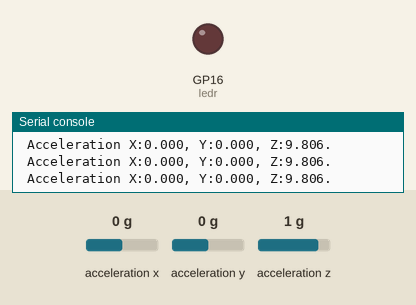
Simulated run of this program. Board: Raspberry Pi Pico running CircuitPython. On the bench: output pins drawn as LEDs (lit = HIGH), the last lines printed to the serial console. The inputs (shaded band) are chosen by the test bench; at power-on: acceleration z 1 g, acceleration x 0 g, acceleration y 0 g.

Above: at 1.2 s.
1.3 s: acceleration z set to 0.2 g
2.8 s: acceleration z set to -0.1 g
At 3.5 s:
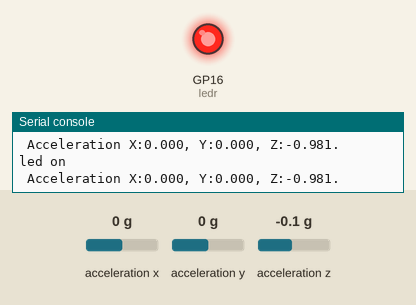
4.4 s: acceleration z set to 0.8 g
At 5.0 s:
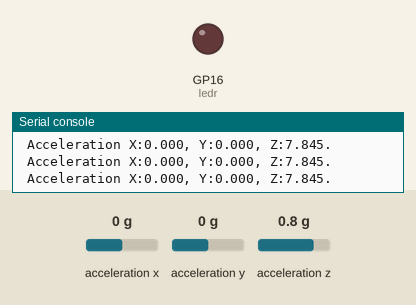
6.0 s: acceleration z set to -1.4 g
At 6.7 s:
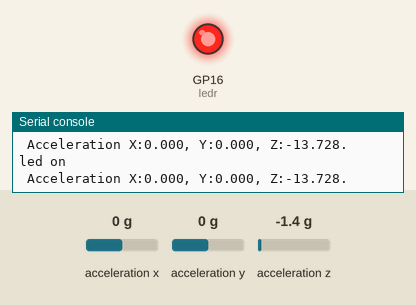
Timing chart, 0 to 8.6 s (numbered marks = the images above; inputs shaded):
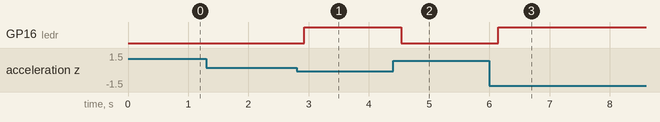

The program:

gyroled.py
```python
#type: ignore
#Zachary Siller E4 9/22/2023
#Record and print acceleration from mpu6050. Blink a light whenever the board is rotated more than 90 degrees.
import time
import board
import digitalio
import adafruit_mpu6050
import busio

ledr=digitalio.DigitalInOut(board.GP16) #Lines 10-16 led set up
ledr.direction=digitalio.Direction.OUTPUT

sda_pin = board.GP14
scl_pin = board.GP15
i2c = busio.I2C(scl_pin, sda_pin)
mpu = adafruit_mpu6050.MPU6050(i2c)
tiltT = .5 #tilt variable
ledr.value=False

while True:
    Acceleration = mpu.acceleration
    Xa,Ya,Za=Acceleration
    print(f" Acceleration X:{Xa:.3f}, Y:{Ya:.3f}, Z:{Za:.3f}.")
    time.sleep(.1)
    if (tiltT) > (Za): #checks if the angular acceleration around the z axis is less than the tilt variable.
        ledr.value=True #this works because when the board is turned more than 90 degrees the z acceleration is less than the tilt var.
        print("led on")
        time.sleep(.1)
    else:
        ledr.value=False
```

Measured:
- the behaviour switches between 0.1 and 0 g on acceleration z (found by bisection; images 0 and 1)
- after the input at 2.8 s, GP16 (ledr): LOW → HIGH after 0.12 s
- after the input at 4.4 s, GP16 (ledr): HIGH → LOW after 0.13 s
- after the input at 6.0 s, GP16 (ledr): LOW → HIGH after 0.15 s
